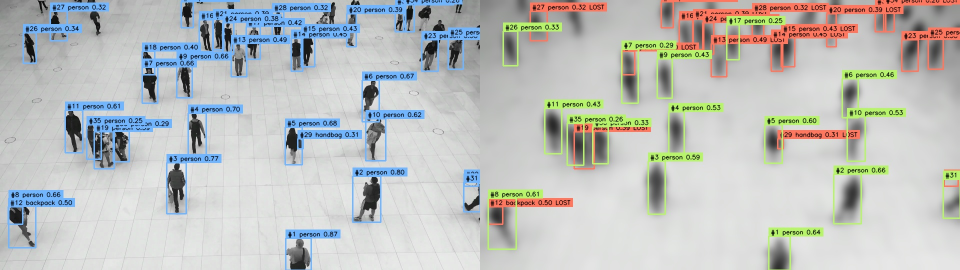
#> input picture artifacts/comparison.jpg, 1920 x 540 px (shown at 1/2 size)
$ python -i inputs.py   (imports and definitions only)
#> lines starting #> are read from the running program, lines starting #| are printed output that depends on the picture
"""One input preparation path for the UI and CLI."""
import cv2
import numpy as np
from PIL import Image, ImageOps


def load_input(source):
#> called with source = '../artifacts/comparison.jpg'
    with Image.open(source) as image:
#> image is the input picture: PIL image 1920x540 RGB; mean R, G, B 189, 191.7, 190
        if image.width * image.height > 20_000_000:
            raise ValueError("Please choose an image under 20 megapixels")
        image = ImageOps.exif_transpose(image).convert("RGB")
        pixels = cv2.cvtColor(np.array(image), cv2.COLOR_RGB2BGR)
    if max(pixels.shape[:2]) > 960:
        scale = 960 / max(pixels.shape[:2])
#> scale = 0.5
        pixels = cv2.resize(pixels, None, fx=scale, fy=scale, interpolation=cv2.INTER_AREA)
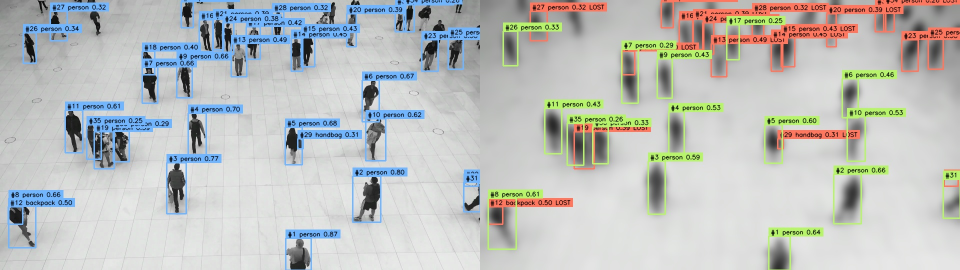
#> pixels: shape (270, 960, 3); mean B, G, R 190.1, 191.8, 189.2
    return pixels

>>> result = load_input('../artifacts/comparison.jpg')
